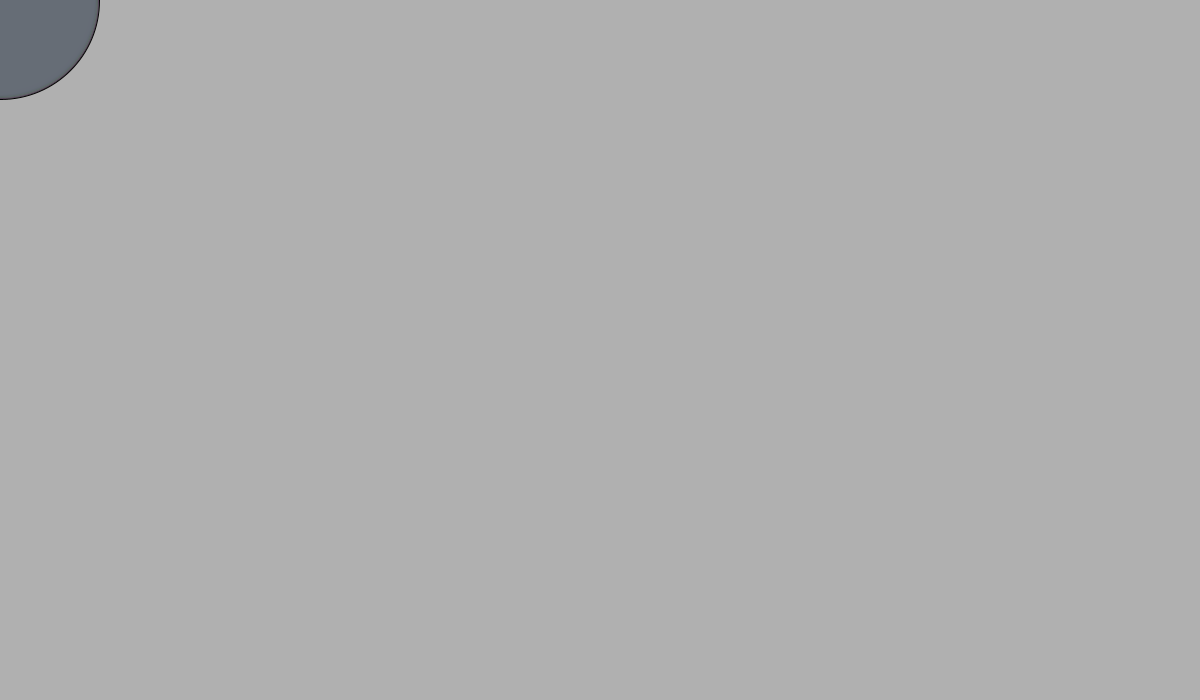
Frame 1 (no input)
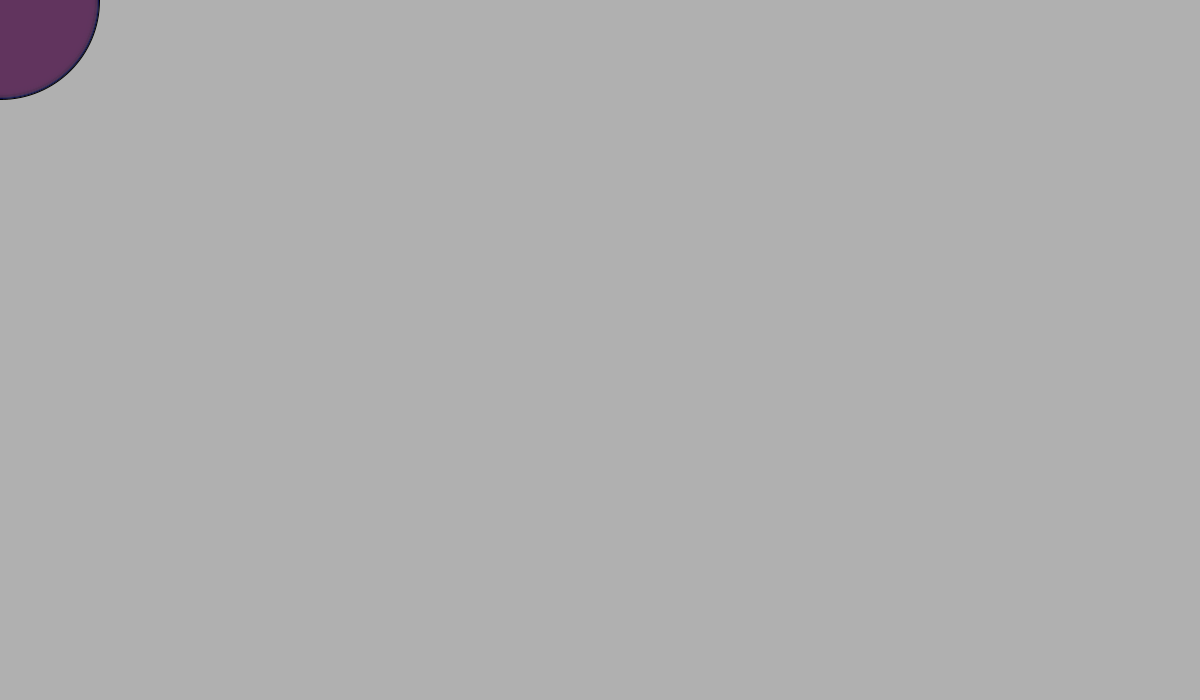
Frame 60 (the mouse pressed at the canvas centre just before this capture)
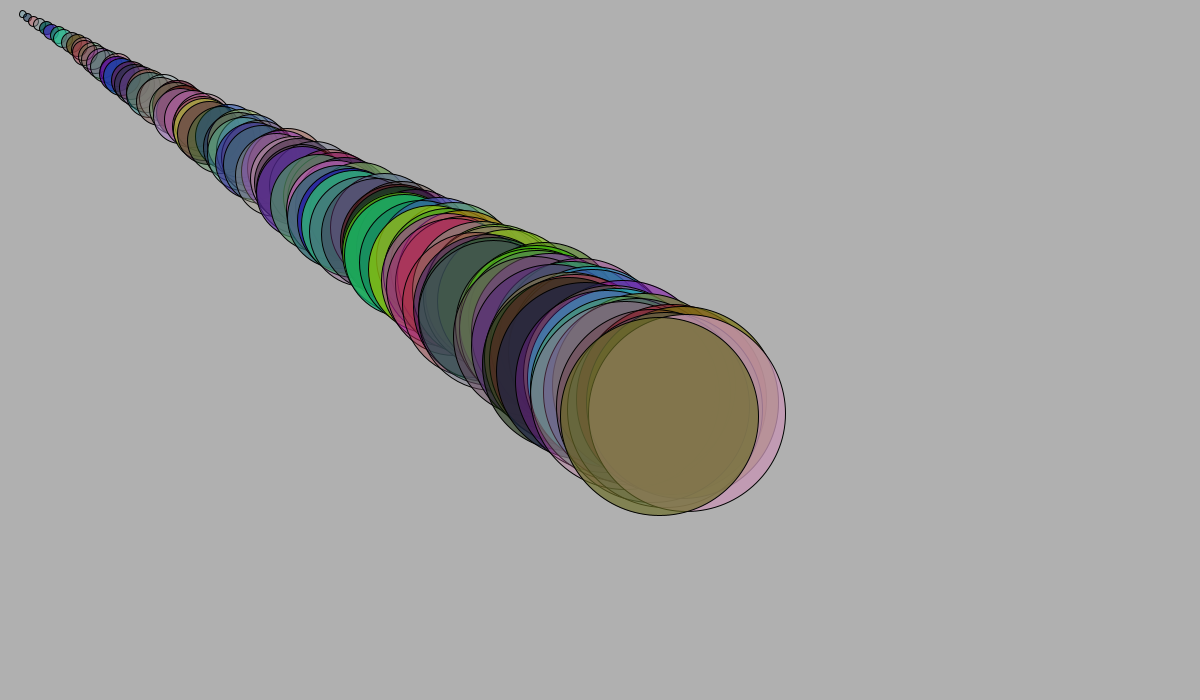
Frame 120 (the mouse held since frame 60 and released just before this capture)

The Processing sketch that drew these frames (run headless with seeded random() and noise(); from frame 60 on, the mouse is pressed at the canvas centre):

// Processing sketch: processing_68962
// ── processing_68962.pde

void setup() {
  size(1200, 700);
  smooth();
  background(176);
  frameRate(20);
}

void draw() {
  background(176);
  for (float i = 20; i < 600; i +=5) {
    fill(random(200), random(200), random(200), 50+random(150));
    ellipse(i*random(.91, 1)*mouseX*.002, i*mouseY*.002, i / 3, i / 3);
  }
}
